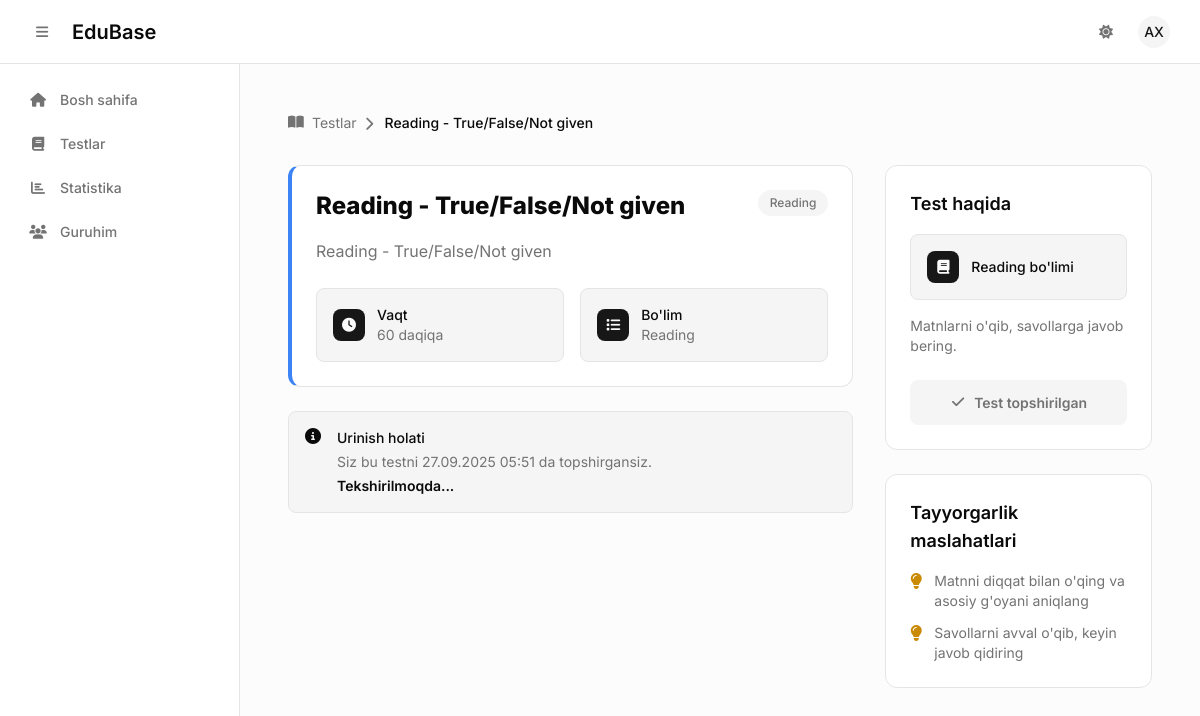
Page /exams/10/ (signed in) on the earlier database version.
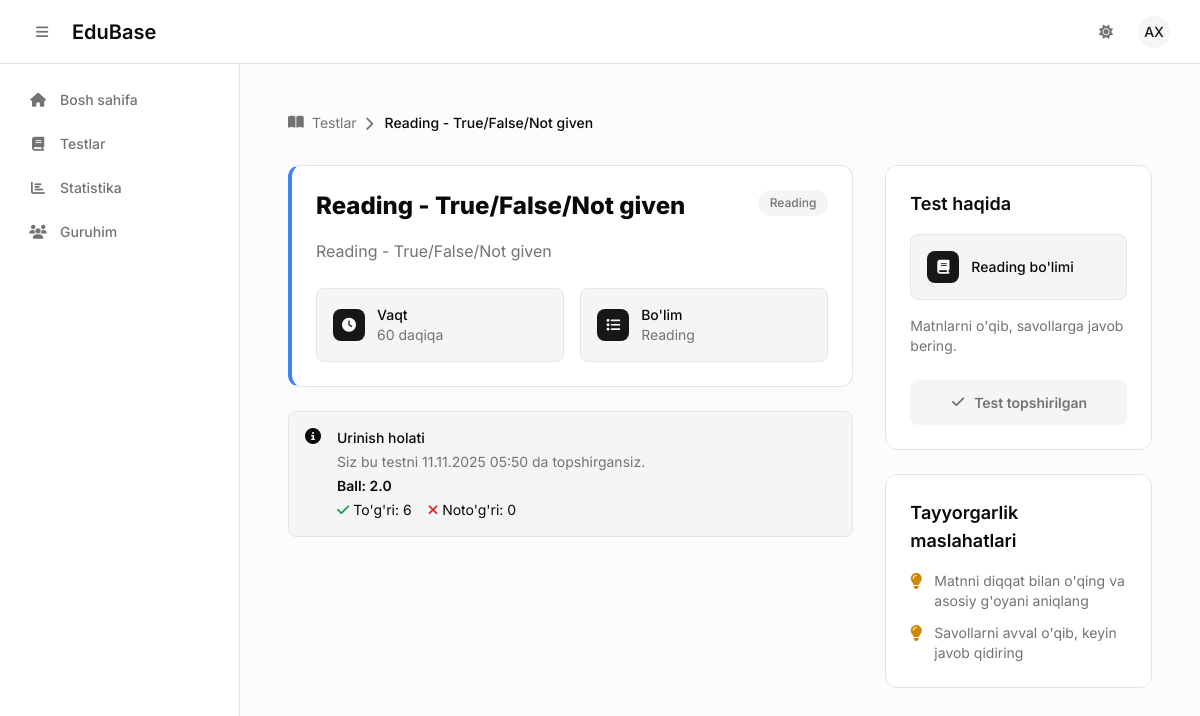
Same page on the later database version.
### attempts/models.py (models this page shows, shortened)
class Attempt(models.Model):
    STATUS_CHOICES = [
        ('in_progress', 'Jarayonda'),
        ('submitted', 'Yuborilgan'),
        ('completed', 'Yakunlangan'),
    ]
    exam = models.ForeignKey(Exam, on_delete=models.CASCADE, related_name='attempts')
    student = models.ForeignKey(User, on_delete=models.CASCADE, related_name='attempts')
    group = models.ForeignKey(Group, on_delete=models.CASCADE, null=True, blank=True)
    status = models.CharField(max_length=20, choices=STATUS_CHOICES, default='in_progress')
    reading_score = models.FloatField(null=True, blank=True)
    listening_score = models.FloatField(null=True, blank=True)
    writing_score = models.FloatField(null=True, blank=True)
    speaking_score = models.FloatField(null=True, blank=True)
    total_score = models.FloatField(null=True, blank=True)
    correct_count = models.IntegerField(default=0)
    incorrect_count = models.IntegerField(default=0)
    answers = models.JSONField(default=dict, blank=True)
    started_at = models.DateTimeField(auto_now_add=True)
    submitted_at = models.DateTimeField(null=True, blank=True)
    completed_at = models.DateTimeField(null=True, blank=True)
    created_at = models.DateTimeField(auto_now_add=True)
    updated_at = models.DateTimeField(auto_now=True)
    class Meta:
        unique_together = ['exam', 'student']
        ordering = ['-created_at']

### exams/views.py (the view)
# urls.py: path('<int:exam_id>/', views.exam_detail, name='exam_detail'),
@login_required
def exam_detail(request, exam_id):
    exam = get_object_or_404(Exam, id=exam_id)
    if request.user.profile.role == 'student':
        try:
            student_group = GroupStudent.objects.get(student=request.user).group
            exam_assignment = ExamAssignment.objects.filter(
                exam=exam
            ).filter(
                Q(group=student_group) | Q(all_groups=True)
            ).first()
            if not exam_assignment:
                messages.error(request, "Bu testga ruxsatingiz yo'q.")
                return redirect('exam_list')
        except GroupStudent.DoesNotExist:
            exam_assignment = ExamAssignment.objects.filter(exam=exam, all_groups=True).first()
            if not exam_assignment:
                messages.error(request, "Bu testga ruxsatingiz yo'q.")
                return redirect('exam_list')
    existing_attempt = None
    if request.user.profile.role == 'student':
        existing_attempt = Attempt.objects.filter(exam=exam, student=request.user).first()
    context = {
        'exam': exam,
        'existing_attempt': existing_attempt,
    }
    return render(request, 'exams/exam_detail.html', context)

### templates/exams/exam_detail.html (shortened to what the changed rows need)
{% extends 'base.html' %}
{% block content %}
<div class="max-w-7xl mx-auto p-6 space-y-8 fade-in">
    <div class="grid grid-cols-1 lg:grid-cols-3 gap-8">
        <div class="lg:col-span-2 space-y-6 stagger">
            <div class="card rounded-2xl p-6 section-{{ exam.section_type }}">
                <div class="flex items-start justify-between mb-4">
                    <h1 class="text-2xl font-extrabold text-foreground">{{ exam.title }}</h1>
                </div>
            </div>
            {% if existing_attempt %}
            <div class="alert">
                <i class="fas fa-info-circle alert-icon"></i>
                <div>
                    <h3 class="text-sm font-medium text-foreground mb-1">Urinish holati</h3>
                    <div class="text-sm text-muted space-y-1">
                        <p>Siz bu testni {{ existing_attempt.created_at|date:"d.m.Y H:i" }} da topshirgansiz.</p>
                        {% if existing_attempt.status == 'completed' %}
                            <p class="font-semibold text-foreground">Ball: {{ existing_attempt.total_score }}</p>
                            {% if exam.section_type in 'reading,listening' %}
                            <div class="flex items-center gap-4 mt-2 text-sm">
                                <span class="flex items-center gap-1 text-foreground">
                                    <i class="fas fa-check text-green-600 dark:text-green-400"></i>
                                    To'g'ri: {{ existing_attempt.correct_count|default:"0" }}
                                </span>
                                <span class="flex items-center gap-1 text-foreground">
                                    <i class="fas fa-times text-red-600 dark:text-red-400"></i>
                                    Noto'g'ri: {{ existing_attempt.incorrect_count|default:"0" }}
                                </span>
                            </div>
                            {% endif %}
                        {% elif existing_attempt.status == 'submitted' %}
                            <p class="font-semibold text-foreground">Tekshirilmoqda...</p>
                        {% else %}
                            <p class="font-semibold text-foreground">Jarayonda</p>
                        {% endif %}
                    </div>
                </div>
            </div>
            {% endif %}
        </div>
    </div>
</div>
{% endblock %}

Differences in the rows shown:
removed Attempt: created_at "27.09.2025 05:51"
added Attempt: created_at "11.11.2025 05:50", total_score "2.0", correct_count "6", incorrect_count "0"
Other differences:
text no longer shown: "Tekshirilmoqda..."
text now shown: "Ball: To'g'ri: Noto'g'ri:"
